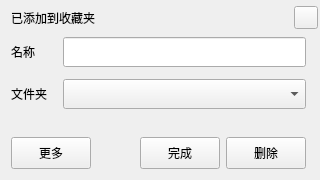
<?xml version="1.0" encoding="UTF-8"?>
<ui version="4.0">
 <class>AddBkmkPopup</class>
 <widget class="QWidget" name="AddBkmkPopup">
  <property name="geometry">
   <rect>
    <x>0</x>
    <y>0</y>
    <width>320</width>
    <height>180</height>
   </rect>
  </property>
  <property name="windowTitle">
   <string notr="true">Form</string>
  </property>
  <layout class="QVBoxLayout" name="verticalLayout">
   <property name="spacing">
    <number>8</number>
   </property>
   <property name="topMargin">
    <number>6</number>
   </property>
   <property name="rightMargin">
    <number>2</number>
   </property>
   <item>
    <layout class="QHBoxLayout" name="horizontalLayout">
     <property name="spacing">
      <number>0</number>
     </property>
     <item>
      <widget class="QLabel" name="label">
       <property name="styleSheet">
        <string notr="true">font: 75 10pt &quot;微软雅黑&quot;;</string>
       </property>
       <property name="text">
        <string>已添加到收藏夹</string>
       </property>
      </widget>
     </item>
     <item>
      <spacer name="horizontalSpacer">
       <property name="orientation">
        <enum>Qt::Horizontal</enum>
       </property>
       <property name="sizeHint" stdset="0">
        <size>
         <width>238</width>
         <height>20</height>
        </size>
       </property>
      </spacer>
     </item>
     <item>
      <widget class="QToolButton" name="btnClose">
       <property name="text">
        <string/>
       </property>
       <property name="icon">
        <iconset resource="../resource.qrc">
         <normaloff>:/icons/resources/imgs/general_close.png</normaloff>:/icons/resources/imgs/general_close.png</iconset>
       </property>
      </widget>
     </item>
    </layout>
   </item>
   <item>
    <layout class="QFormLayout" name="formLayout">
     <property name="horizontalSpacing">
      <number>16</number>
     </property>
     <property name="verticalSpacing">
      <number>12</number>
     </property>
     <property name="rightMargin">
      <number>12</number>
     </property>
     <item row="0" column="0">
      <widget class="QLabel" name="label_2">
       <property name="text">
        <string>名称</string>
       </property>
      </widget>
     </item>
     <item row="0" column="1">
      <widget class="QLineEdit" name="lineEditName">
       <property name="minimumSize">
        <size>
         <width>0</width>
         <height>30</height>
        </size>
       </property>
      </widget>
     </item>
     <item row="1" column="0">
      <widget class="QLabel" name="label_3">
       <property name="text">
        <string>文件夹</string>
       </property>
      </widget>
     </item>
     <item row="1" column="1">
      <widget class="QComboBox" name="comboBoxFolder">
       <property name="minimumSize">
        <size>
         <width>0</width>
         <height>30</height>
        </size>
       </property>
      </widget>
     </item>
    </layout>
   </item>
   <item>
    <layout class="QHBoxLayout" name="horizontalLayout_2">
     <property name="spacing">
      <number>6</number>
     </property>
     <property name="rightMargin">
      <number>12</number>
     </property>
     <item>
      <widget class="QPushButton" name="btnMore">
       <property name="minimumSize">
        <size>
         <width>0</width>
         <height>32</height>
        </size>
       </property>
       <property name="text">
        <string>更多</string>
       </property>
      </widget>
     </item>
     <item>
      <spacer name="horizontalSpacer_2">
       <property name="orientation">
        <enum>Qt::Horizontal</enum>
       </property>
       <property name="sizeHint" stdset="0">
        <size>
         <width>40</width>
         <height>20</height>
        </size>
       </property>
      </spacer>
     </item>
     <item>
      <widget class="QPushButton" name="btnFinish">
       <property name="minimumSize">
        <size>
         <width>0</width>
         <height>32</height>
        </size>
       </property>
       <property name="text">
        <string>完成</string>
       </property>
      </widget>
     </item>
     <item>
      <widget class="QPushButton" name="btnRemove">
       <property name="minimumSize">
        <size>
         <width>0</width>
         <height>32</height>
        </size>
       </property>
       <property name="text">
        <string>删除</string>
       </property>
      </widget>
     </item>
    </layout>
   </item>
  </layout>
 </widget>
 <resources>
  <include location="../resource.qrc"/>
 </resources>
 <connections/>
</ui>
